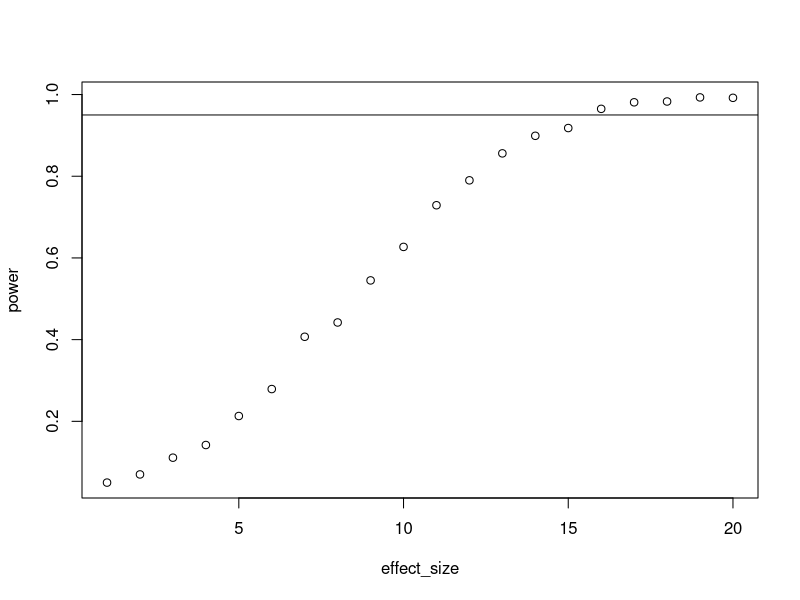

This chart was generated by the following R code:
## ---- chunk 1
n <- 25
effects <- seq(1, 20, 1)
draws <- 1e3
sd <- 15

outcomes <- 
  data.frame(
    effect_size = NULL,
    power = NULL
  )

for (aneffect in effects) {
  
  pvalues <- NULL
  
  for (i in 1:draws) {
    
    control <- rnorm(n, 100, sd)
    treatment <- rnorm(n, 100 + aneffect, sd)
    t <- t.test(control, treatment)
    
    pvalues[i] <- t$p.value
  }
  
  outcomes <- 
    rbind(
      outcomes,
      data.frame(
        effect_size = aneffect,
        power = sum(pvalues < 0.05) / length(pvalues)
      )
    )
}
## ---- chunk 2
#| echo: false

with(outcomes, plot(effect_size, power))
abline(h = 0.95)
